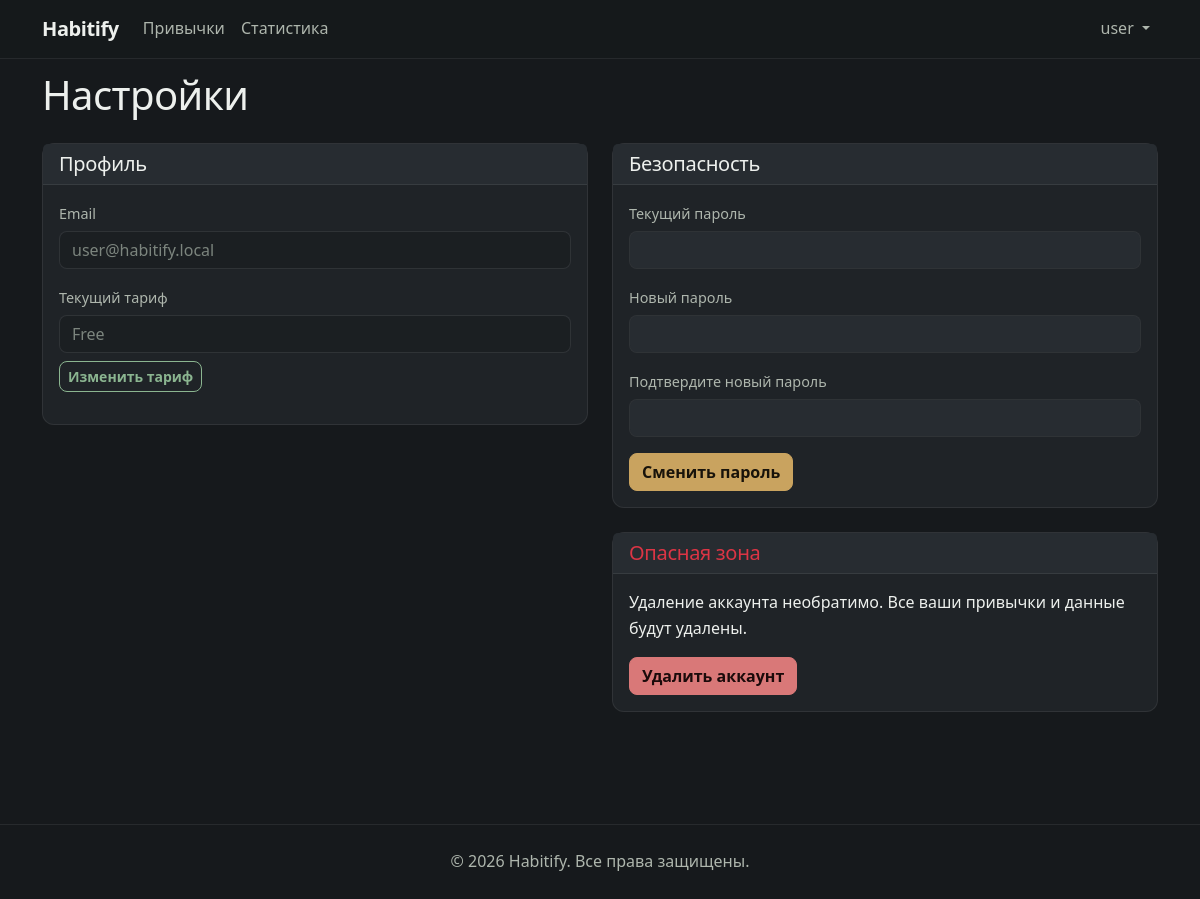
The page /settings (signed in) on the database its author committed.
### tables this page shows
CREATE TABLE users (
    id INT AUTO_INCREMENT PRIMARY KEY,
    username VARCHAR(50) NOT NULL UNIQUE,
    email VARCHAR(255) NOT NULL UNIQUE,
    password_hash VARCHAR(255) NOT NULL,
    role ENUM('user', 'admin') DEFAULT 'user',
    subscription_type ENUM('free', 'basic', 'premium') DEFAULT 'free',
    is_banned TINYINT(1) DEFAULT 0,
    created_at TIMESTAMP DEFAULT CURRENT_TIMESTAMP,
    updated_at TIMESTAMP DEFAULT CURRENT_TIMESTAMP ON UPDATE CURRENT_TIMESTAMP,
    INDEX idx_email (email),
    INDEX idx_username (username),
    INDEX idx_subscription (subscription_type),
    INDEX idx_role (role)
);

### app/Core/View.php (called while the page is built, shortened)
<?php
class View
{
    private static $shared = [];
    public static function share($key, $value = null)
    {
        if (is_array($key)) {
            self::$shared = array_merge(self::$shared, $key);
        } else {
            self::$shared[$key] = $value;
        }
    }
    public static function render($template, $data = [])
    {
        $data = array_merge(self::$shared, $data);
        return self::renderFile($template, $data);
    }
    public static function escape($value)
    {
        return htmlspecialchars((string)$value, ENT_QUOTES, 'UTF-8');
    }
    private static function renderFile($template, $data)
    {
        $path = self::resolvePath($template);
        extract($data, EXTR_SKIP);
        include $path;
        return ob_get_clean();
    }
    private static function resolvePath($template)
    {
        $template = str_replace('.', DIRECTORY_SEPARATOR, $template);
        return __DIR__ . '/../Views/' . $template . '.php';
    }
}

### app/Core/Controller.php (called while the page is built, shortened)
<?php
abstract class Controller
{
    protected $response;
    protected $auth;
    public function __construct(Container $container)
    {
        $this->response = new Response();
        $this->auth = $container->make(Auth::class);
    }
    protected function view($template, $data = [], $status = 200, $layout = 'layouts.app')
    {
        $csrf = $this->csrfToken();
        $data['csrf'] = $csrf;
        $data['user'] = $data['user'] ?? ($this->auth->check() ? $this->auth->user() : null);
        $data['currentUser'] = $data['user'];
        $data['content'] = View::render($template, $data);
        $result = $layout ? View::render($layout, $data) : $data['content'];
        return $this->response->content($result)->status($status);
    }
    protected function csrfToken()
    {
        return $_SESSION['csrf_token'];
    }
}

### app/Controllers/SettingsController.php (called while the page is built, shortened)
<?php
class SettingsController extends Controller
{
    public function index()
    {
        return $this->view('settings.index');
    }
}

### app/Core/Router.php (called while the page is built, shortened)
<?php
class Router
{
    private $container;
    public function __construct(Container $container = null)
    {
        $this->container = $container ?? Container::getInstance();
    }
    private function runRoute(array $route, array $params, Request $request, Response $response)
    {
        $middleware = $route['middleware'];
        $handler = $route['handler'];
        $params['request'] = $request;
        $params['response'] = $response;
        $core = function ($req, $res) use ($handler, $params) {
            return $this->callHandler($handler, $params, $req, $res);
        };
        $pipeline = array_reduce(
            array_reverse($middleware),
            function ($next, $mwClass) {
                return function ($req, $res) use ($mwClass, $next) {
                    $middleware = $this->container->make($mwClass);
                    return $middleware->handle($req, $res, $next);
                };
            },
            $core
        );
        return $pipeline($request, $response);
    }
    private function callHandler($handler, array $params, Request $request, Response $response)
    {
        if (is_array($handler)) {
            list($controller, $method) = $handler;
            $instance = $this->container->make($controller);
            $args = $this->resolveMethodArgs($instance, $method, $params);
            $result = call_user_func_array([$instance, $method], $args);
        } elseif (is_callable($handler)) {
            $reflector = new \ReflectionFunction(\Closure::fromCallable($handler));
            $args = $this->resolveCallableArgs($reflector, $params);
            $result = call_user_func_array($handler, $args);
        } else {
            throw new \Exception('Invalid route handler');
        }
        if ($result instanceof Response) {
            return $result;
        }
        return $response;
    }
    private function resolveMethodArgs($instance, $method, array $params)
    {
        try {
            $reflector = new \ReflectionMethod($instance, $method);
        } catch (\ReflectionException $e) {
            throw new \Exception("Method {$method} not found");
        }
        return $this->resolveCallableArgs($reflector, $params);
    }
    private function resolveCallableArgs(\ReflectionFunctionAbstract $reflector, array $params)
    {
        $args = [];
        return $args;
    }
}

### app/Core/CsrfMiddleware.php (called while the page is built, shortened)
<?php
class CsrfMiddleware extends Middleware
{
    public function handle(Request $request, Response $response, callable $next)
    {
        return $next($request, $response);
    }
}

### app/Core/AuthMiddleware.php (called while the page is built, shortened)
<?php
class AuthMiddleware extends Middleware
{
    public function handle(Request $request, Response $response, callable $next)
    {
        return $next($request, $response);
    }
}

### app/Core/Auth.php (called while the page is built, shortened)
<?php
class Auth
{
    private $userModel;
    public function __construct(User $userModel = null)
    {
        $this->userModel = $userModel ?? new User();
    }
    public function user()
    {
        $user = $this->userModel->find($_SESSION['user_id']);
        return [
            'id' => (int)$user['id'],
            'email' => $user['email'],
            'username' => $user['username'],
            'role' => $user['role'],
            'subscription_type' => $user['subscription_type']
        ];
    }
}

### app/Core/Model.php (called while the page is built, shortened)
<?php
class Model
{
    protected $db;
    protected $table;
    protected $primaryKey = 'id';
    public function __construct()
    {
        $this->db = Database::getConnection();
    }
    private function quoteColumn(string $column): string
    {
        return "`{$column}`";
    }
    public function find($id)
    {
        $pk = $this->quoteColumn($this->primaryKey);
        $stmt = $this->db->prepare("SELECT * FROM {$this->table} WHERE {$pk} = ?");
        $stmt->execute([$id]);
        $result = $stmt->fetch();
        return $result ?: null;
    }
}

### app/Core/Database.php (called while the page is built, shortened)
<?php
class Database
{
    private static $instance = null;
    public static function getConnection()
    {
        if (self::$instance === null) {
            $config = require __DIR__ . '/../config/database.php';
            try {
                $dsn = sprintf(
                    'mysql:host=%s;port=%s;dbname=%s;charset=%s',
                    $config['host'],
                    $config['port'],
                    $config['database'],
                    $config['charset']
                );
                self::$instance = new PDO(
                    $dsn,
                    $config['username'],
                    $config['password'],
                    $config['options']
                );
            } catch (PDOException $e) {
                error_log('Database connection failed: ' . $e->getMessage());
                throw new \Exception('Database connection failed');
            }
        }
        return self::$instance;
    }
}

### app/Views/settings/index.php (the view, shortened to what this page needs)
<?php
$user = $user ?? null;
?>
<h1 class="mb-4">Настройки</h1>
<div class="row">
    <div class="col-md-6">
        <div class="card mb-4">
            <div class="card-header"><h5 class="mb-0">Профиль</h5></div>
            <div class="card-body">
                <form id="profileForm">
                    <div class="mb-3">
                        <label class="form-label">Email</label>
                        <input type="email" class="form-control" value="<?= View::escape($user['email'] ?? '') ?>" disabled>
                    </div>
                    <div class="mb-3">
                        <label class="form-label">Текущий тариф</label>
                        <input type="text" class="form-control" value="<?= View::escape(ucfirst($user['subscription_type'] ?? 'free')) ?>" disabled>
                        <a href="/pricing" class="btn btn-outline-primary btn-sm mt-2">Изменить тариф</a>
                    </div>
                </form>
            </div>
        </div>
    </div>
    <div class="col-md-6">
        <div class="card mb-4">
            <div class="card-header"><h5 class="mb-0">Безопасность</h5></div>
            <div class="card-body">
                <form id="passwordForm">
                    <div class="mb-3">
                        <label class="form-label">Текущий пароль</label>
                        <input type="password" class="form-control" name="current_password">
                    </div>
                    <div class="mb-3">
                        <label class="form-label">Новый пароль</label>
                        <input type="password" class="form-control" name="new_password" minlength="6">
                    </div>
                    <div class="mb-3">
                        <label class="form-label">Подтвердите новый пароль</label>
                        <input type="password" class="form-control" name="new_password_confirm">
                    </div>
                    <button type="submit" class="btn btn-warning">Сменить пароль</button>
                </form>
            </div>
        </div>
        <div class="card">
            <div class="card-header"><h5 class="mb-0 text-danger">Опасная зона</h5></div>
            <div class="card-body">
                <p>Удаление аккаунта необратимо. Все ваши привычки и данные будут удалены.</p>
                <button class="btn btn-danger" id="deleteAccountBtn">Удалить аккаунт</button>
            </div>
        </div>
    </div>
</div>

### app/Views/layouts/app.php (shortened to what this page needs)
<?php
$isLanding = $isLanding ?? false;
$currentUser = $currentUser ?? $user ?? null;
?><!DOCTYPE html>
<html lang="ru">
<head>
    <link href="https://cdn.jsdelivr.net/npm/bootstrap@5.3.0/dist/css/bootstrap.min.css" rel="stylesheet">
    <link rel="stylesheet" href="https://cdn.jsdelivr.net/npm/bootstrap-icons@1.11.0/font/bootstrap-icons.css">
    <link rel="stylesheet" href="/assets/css/style.css">
</head>
<body>
    <nav class="navbar navbar-expand-lg navbar-dark bg-dark">
        <div class="container">
            <a class="navbar-brand fw-bold" href="/">Habitify</a>
            <div class="collapse navbar-collapse" id="navbarNav">
                <?php if ($isLanding): ?>
                <ul class="navbar-nav ms-auto align-items-center">
                    <li class="nav-item"><a class="nav-link" href="#features">Возможности</a></li>
                    <li class="nav-item"><a class="nav-link" href="#how">Как это работает</a></li>
                    <li class="nav-item"><a class="nav-link" href="#pricing">Тарифы</a></li>
                    <?php if (isset($currentUser) && !empty($currentUser['id'])): ?>
                        <?php if (($currentUser['role'] ?? '') === 'admin'): ?>
                        <li class="nav-item ms-lg-3">
                            <a class="btn btn-outline-light" href="/admin"><i class="bi bi-shield-lock me-1"></i>Админ-панель</a>
                        </li>
                        <li class="nav-item ms-2">
                            <a class="btn btn-primary" href="/logout">Выйти</a>
                        </li>
                        <?php else: ?>
                        <li class="nav-item ms-lg-3">
                            <a class="btn btn-outline-light" href="/habits"><i class="bi bi-grid me-1"></i>Мои привычки</a>
                        </li>
                        <li class="nav-item ms-2">
                            <a class="btn btn-primary" href="/logout">Выйти</a>
                        </li>
                        <?php endif; ?>
                    <?php else: ?>
                    <li class="nav-item ms-lg-3">
                        <a class="btn btn-outline-light" href="/login">Войти</a>
                    </li>
                    <li class="nav-item ms-2">
                        <a class="btn btn-primary" href="/register">Начать бесплатно</a>
                    </li>
                    <?php endif; ?>
                </ul>
                <?php else: ?>
                <ul class="navbar-nav me-auto">
                    <?php if (isset($currentUser) && ($currentUser['role'] ?? '') === 'admin'): ?>
                    <li class="nav-item"><a class="nav-link" href="/admin">Дашборд</a></li>
                    <li class="nav-item"><a class="nav-link" href="/admin/users">Пользователи</a></li>
                    <li class="nav-item"><a class="nav-link" href="/admin/audit">Аудит</a></li>
                    <?php else: ?>
                    <li class="nav-item"><a class="nav-link" href="/habits">Привычки</a></li>
                    <li class="nav-item"><a class="nav-link" href="/stats">Статистика</a></li>
                    <?php endif; ?>
                </ul>
                <ul class="navbar-nav">
                    <?php if (isset($currentUser) && !empty($currentUser['id'])): ?>
                    <li class="nav-item dropdown">
                        <a class="nav-link dropdown-toggle" href="#" id="userDropdown" role="button" data-bs-toggle="dropdown">
                            <?= View::escape($currentUser['username'] ?? $currentUser['email']) ?>
                        </a>
                    </li>
                    <?php endif; ?>
                </ul>
                <?php endif; ?>
            </div>
        </div>
    </nav>
    <main class="<?= $isLanding ? '' : 'container' ?> mt-0">
        <?= $content ?? '' ?>
    </main>
    <?php if (!$isLanding): ?>
    <footer class="mt-5 py-4">
        <div class="container text-center text-muted">
            <p class="mb-0">&copy; 2026 Habitify. Все права защищены.</p>
        </div>
    </footer>
    <?php endif; ?>
</body>
</html>

### rows shown on the page
users: username "user", email "user@habitify.local", subscription_type "Free"
